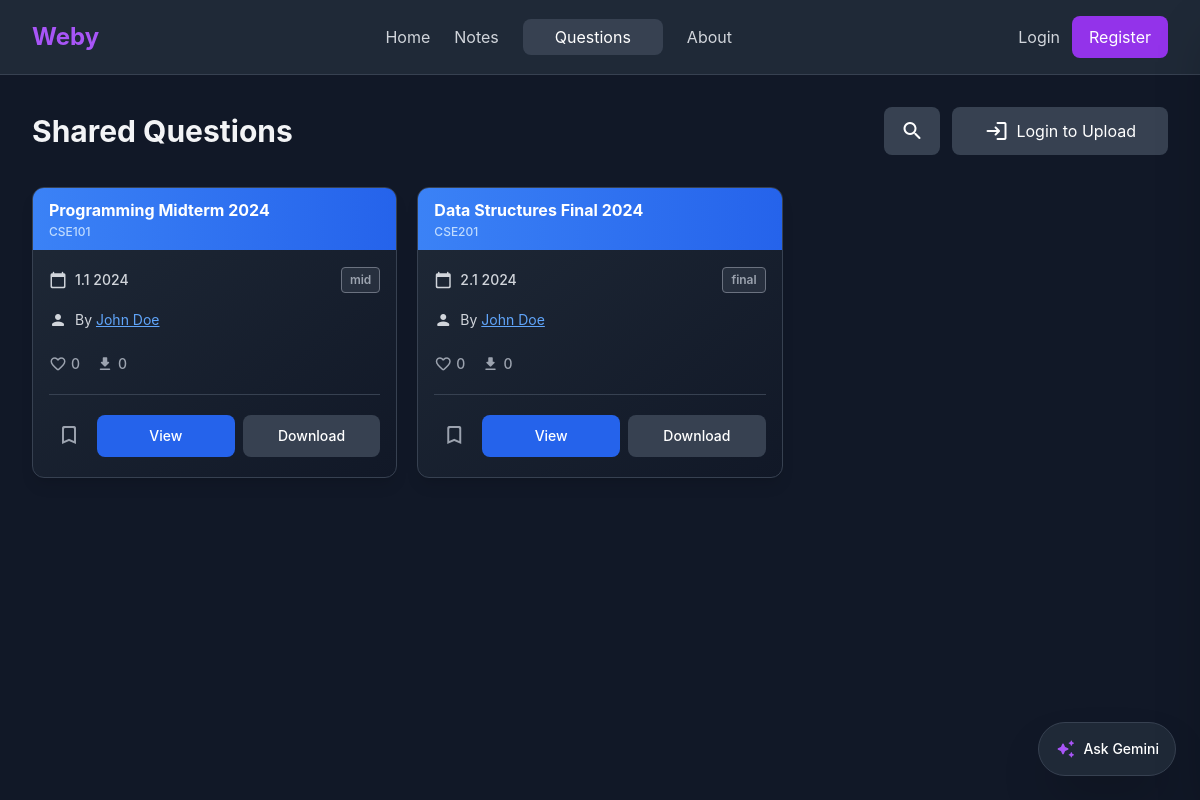
The page /questions.php on the database its author committed.
### tables this page shows
CREATE TABLE IF NOT EXISTS questions (
    id INT AUTO_INCREMENT PRIMARY KEY,
    user_id INT NOT NULL,
    title VARCHAR(255) NOT NULL,
    course_code VARCHAR(50) NOT NULL,
    teacher_name VARCHAR(100) DEFAULT NULL,
    exam_type ENUM('mid', 'final', 'quiz') NOT NULL,
    semester VARCHAR(10) NOT NULL,
    year INT NOT NULL,
    file_path VARCHAR(255) NOT NULL,
    
     
    is_public TINYINT(1) DEFAULT 1,
    
    created_at TIMESTAMP DEFAULT CURRENT_TIMESTAMP,
    FOREIGN KEY (user_id) REFERENCES users(id) ON DELETE CASCADE,
    INDEX idx_user_id (user_id),
    INDEX idx_exam_type (exam_type),
    INDEX idx_semester_year (semester, year),
    INDEX idx_course_code (course_code)
);

CREATE TABLE IF NOT EXISTS users (
    id INT AUTO_INCREMENT PRIMARY KEY,
    name VARCHAR(100) NOT NULL,
    email VARCHAR(100) NOT NULL UNIQUE,
    password VARCHAR(255) NOT NULL,
    department VARCHAR(100) DEFAULT NULL,
    avatar VARCHAR(255) DEFAULT 'default.png',
    
     
    batch VARCHAR(10) DEFAULT NULL,
    section VARCHAR(10) DEFAULT NULL,
    student_id VARCHAR(50) DEFAULT NULL,
    
     
    github_url VARCHAR(255) DEFAULT NULL,
    linkedin_url VARCHAR(255) DEFAULT NULL,
    gmail VARCHAR(100) DEFAULT NULL,
    
     
    show_student_id TINYINT(1) DEFAULT 1,
    show_github TINYINT(1) DEFAULT 1,
    show_linkedin TINYINT(1) DEFAULT 1,
    show_email TINYINT(1) DEFAULT 1,
    show_gmail TINYINT(1) DEFAULT 1,
    
    created_at TIMESTAMP DEFAULT CURRENT_TIMESTAMP
);

### functions.php (called while the page is built, shortened)
<?php
function isLoggedIn() {
    return isset($_SESSION['user_id']);
}
function getUploaderName($user_id) {
    global $pdo;
    $stmt = $pdo->prepare("SELECT name FROM users WHERE id = ?");
    $stmt->execute([$user_id]);
    $user = $stmt->fetch();
    return $user ? $user['name'] : 'Unknown';
}
function getLikeCount($resource_id, $resource_type) {
    global $pdo;
    $stmt = $pdo->prepare("SELECT COUNT(*) FROM likes WHERE resource_id = ? AND resource_type = ?");
    $stmt->execute([$resource_id, $resource_type]);
    return $stmt->fetchColumn();
}
function getDownloadCount($resource_id, $resource_type) {
    global $pdo;
    $stmt = $pdo->prepare("SELECT COUNT(DISTINCT user_id) FROM downloads WHERE resource_id = ? AND resource_type = ?");
    $stmt->execute([$resource_id, $resource_type]);
    return $stmt->fetchColumn();
}
?>

### questions.php (the view, shortened to what this page needs)
<?php
require 'config.php';
require 'functions.php';
$isLoggedIn = isLoggedIn();
$sql = "SELECT * FROM questions WHERE is_public = 1";
$params = [];
$sql .= " ORDER BY created_at DESC";
$stmt = $pdo->prepare($sql);
$stmt->execute($params);
$questions = $stmt->fetchAll();
?>
<!DOCTYPE html>
<html lang="en" class="dark">
<head>
    <script src="https://cdn.tailwindcss.com"></script>
    <link rel="stylesheet" href="css/style.css">
    <link rel="stylesheet" href="css/animations.css">
</head>
<body class="bg-gray-900 text-gray-100 min-h-screen">
    <nav class="bg-gray-800 border-b border-gray-700 sticky top-0 z-50">
        <div class="w-full mx-auto px-8 py-4">
            <div class="flex justify-between items-center">
                <a href="index.php" class="text-2xl font-bold text-purple-500">Weby</a>
                <div class="hidden md:flex items-center gap-6">
                    <a href="index.php" class="text-gray-300 hover:text-white transition">Home</a>
                    <a href="notes.php" class="text-gray-300 hover:text-white transition">Notes</a>
                    <a href="questions.php" class="text-white bg-gray-700 px-8 py-1.5 rounded-lg">Questions</a>
                    <a href="about.php" class="text-gray-300 hover:text-white transition">About</a>
                </div>
                <div class="flex items-center gap-3">
                    <?php if ($isLoggedIn): ?>
                        <a href="profile.php#messages" class="relative text-gray-300 hover:text-white transition" title="Messages">
                            <span class="material-icons-round text-2xl">notifications</span>
                            <span id="messagesBadgeNav" class="absolute -top-1 -right-1 bg-red-500 text-white text-xs font-bold rounded-full h-5 w-5 flex items-center justify-center hidden animate-pulse">0</span>
                        </a>
                        <a href="profile.php" class="text-gray-300 hover:text-white flex items-center gap-2">
                            <span class="material-icons-round">person</span>
                            <span class="hidden md:inline"><?= htmlspecialchars($_SESSION['user_name']) ?></span>
                        </a>
                        <a href="logout.php" class="bg-red-600 hover:bg-[#0a0a2e] text-white px-4 py-2 rounded-lg transition text-sm border border-transparent hover:border-white">
                            Logout
                        </a>
                    <?php else: ?>
                        <a href="login.php" class="text-gray-300 hover:text-white">Login</a>
                        <a href="register.php" class="bg-purple-600 hover:bg-[#0a0a2e] text-white px-4 py-2 rounded-lg transition border border-transparent hover:border-white">
                            Register
                        </a>
                    <?php endif; ?>
                </div>
            </div>
        </div>
    </nav>
    <main class="w-full mx-auto px-8 py-8">
        <div class="flex flex-col md:flex-row justify-between items-center mb-8 gap-4">
            <h1 class="text-3xl font-bold">Shared Questions</h1>
            <div class="flex items-center gap-3">
                <button id="toggleSearchBtn" class="bg-gray-700 hover:bg-gray-600 text-white px-4 py-3 rounded-lg transition flex items-center justify-center">
                    <span class="material-icons-round">search</span>
                </button>
                <?php if ($isLoggedIn): ?>
                    <a href="upload-question.php" class="bg-blue-600 hover:bg-[#0a0a2e] text-white px-8 py-3 rounded-lg flex items-center gap-2 transition border border-transparent hover:border-white">
                        <span class="material-icons-round">upload</span>
                        Upload Question
                    </a>
                <?php else: ?>
                    <a href="login.php" class="bg-gray-700 hover:bg-gray-600 text-white px-8 py-3 rounded-lg flex items-center gap-2 transition">
                        <span class="material-icons-round">login</span>
                        Login to Upload
                    </a>
                <?php endif; ?>
            </div>
        </div>
        <?php if (empty($questions)): ?>
            <div class="text-center py-16">
                <span class="material-icons-round text-6xl text-gray-600 mb-4">folder_open</span>
                <p class="text-xl text-gray-400">No questions found. Be the first to upload!</p>
            </div>
        <?php else: ?>
            <div id="questionsGrid" class="grid grid-cols-1 md:grid-cols-2 lg:grid-cols-3 gap-5">
                <?php foreach ($questions as $question): ?>
                    <?php
                        $uploaderName = getUploaderName($question['user_id']);
                        $likeCount = getLikeCount($question['id'], 'question');
                        $isLiked = $isLoggedIn && hasLiked($_SESSION['user_id'], $question['id'], 'question');
                        $isBookmarked = $isLoggedIn && hasBookmarked($_SESSION['user_id'], $question['id'], 'question');
                        $downloadCount = getDownloadCount($question['id'], 'question');
                    ?>
                    <div onclick="window.location.href='view.php?type=question&id=<?= $question['id'] ?>'" class="bg-gradient-to-br from-gray-800 to-gray-900 rounded-xl border border-gray-700 hover:border-blue-500 transition-all duration-300 overflow-hidden shadow-lg hover:shadow-blue-500/20 cursor-pointer card-animate hover-lift">
                        <div class="bg-gradient-to-r from-blue-500 to-blue-600 px-4 py-2.5">
                            <h3 class="text-base font-bold text-white line-clamp-1"><?= htmlspecialchars($question['title']) ?></h3>
                            <p class="text-blue-200 text-xs font-medium mt-0.5"><?= htmlspecialchars($question['course_code']) ?></p>
                        </div>
                        <div class="p-4">
                            <div class="flex items-center justify-between mb-3">
                                <div class="flex items-center gap-2 text-gray-300">
                                    <span class="material-icons-round text-lg">calendar_today</span>
                                    <span class="text-sm font-medium">
                                        <?= htmlspecialchars($question['semester'] . ' ' . $question['year']) ?>
                                    </span>
                                </div>
                                <?php
                                $examType = $question['exam_type'] ?? 'Exam';
                                $badgeColors = [
                                    'Quiz' => 'bg-green-500/20 text-green-400 border-green-500',
                                    'Mid' => 'bg-blue-500/20 text-blue-400 border-blue-500',
                                    'Final' => 'bg-orange-500/20 text-orange-400 border-orange-500'
                                ];
                                $badgeColor = $badgeColors[$examType] ?? 'bg-gray-500/20 text-gray-400 border-gray-500';
                                ?>
                                <span class="px-2 py-1 rounded text-xs font-semibold border <?= $badgeColor ?>">
                                    <?= htmlspecialchars($examType) ?>
                                </span>
                            </div>
                            <div class="flex items-center gap-2 mb-4 text-gray-300">
                                <span class="material-icons-round text-lg">person</span>
                                <span class="text-sm">By <a href="profile.php?user_id=<?= $question['user_id'] ?>" onclick="event.stopPropagation()" class="text-blue-400 hover:text-blue-500 underline transition"><?= htmlspecialchars($uploaderName) ?></a></span>
                            </div>
                            <div class="flex items-center gap-4 mb-4 pb-4 border-b border-gray-700">
                                <button onclick="event.stopPropagation(); toggleLike(<?= $question['id'] ?>, this)"
                                        class="like-btn flex items-center gap-1 <?= $isLiked ? 'text-red-500' : 'text-gray-400' ?> hover:text-red-500 transition"
                                        data-question-id="<?= $question['id'] ?>">
                                    <span class="material-icons-round text-lg"><?= $isLiked ? 'favorite' : 'favorite_border' ?></span>
                                    <span class="like-count text-sm font-medium"><?= $likeCount ?></span>
                                </button>
                                <div class="flex items-center gap-1 text-gray-400">
                                    <span class="material-icons-round text-lg">download</span>
                                    <span class="download-count text-sm font-medium" data-question-id="<?= $question['id'] ?>"><?= $downloadCount ?></span>
                                </div>
                            </div>
                            <div class="flex gap-2 items-center">
                                <button onclick="event.stopPropagation(); toggleBookmark(<?= $question['id'] ?>, 'question', this)"
                                        class="p-2 rounded-full transition-colors duration-200 <?= $isBookmarked ? 'text-blue-500' : 'text-gray-400 hover:text-blue-500' ?>" title="Bookmark">
                                    <span class="material-icons-round text-2xl"><?= $isBookmarked ? 'bookmark' : 'bookmark_border' ?></span>
                                </button>
                                <a href="view.php?type=question&id=<?= $question['id'] ?>" onclick="event.stopPropagation()"
                                   class="flex-1 bg-blue-600 hover:bg-[#0a0a2e] text-white px-4 py-2.5 rounded-lg text-center transition-all duration-200 text-sm font-medium border border-transparent hover:border-white">
                                    View
                                </a>
                                <a href="<?= htmlspecialchars($question['file_path']) ?>" download
                                   onclick="event.stopPropagation(); trackDownload(<?= $question['id'] ?>, 'question', this)"
                                   class="flex-1 bg-gray-700 hover:bg-[#0a0a2e] text-white px-4 py-2.5 rounded-lg text-center transition-all duration-200 text-sm font-medium border border-transparent hover:border-white">
                                    Download
                                </a>
                            </div>
                        </div>
                    </div>
                <?php endforeach; ?>
            </div>
        <?php endif; ?>
    </main>
    <div class="fixed bottom-6 right-6 z-40">
        <button id="askGeminiBtn" class="flex items-center gap-2 bg-gray-800 border border-gray-700 hover:border-purple-500 text-white px-4 py-3 rounded-full shadow-2xl hover:shadow-purple-500/20 transition-all duration-300 group">
            <span class="material-icons-round text-purple-500 group-hover:scale-110 transition-transform text-xl">auto_awesome</span>
            <span class="font-medium text-sm">Ask Gemini</span>
        </button>
    </div>
</body>
</html>

### css/style.css (style rules this page uses)
* { margin: 0; padding: 0; box-sizing: border-box; }
body { font-family: -apple-system, BlinkMacSystemFont, 'Segoe UI', Roboto, 'Helvetica Neue', Arial, sans-serif; }
* { transition: background-color 0.2s ease, border-color 0.2s ease, color 0.2s ease; }

### css/animations.css (style rules this page uses)
.card-animate { animation: fadeInUp 0.6s ease-out forwards; opacity: 0; }
.hover-lift { transition: transform 0.3s ease, box-shadow 0.3s ease; }

### rows shown on the page
questions: title "Programming Midterm 2024", course_code "CSE101", semester+year "1.1 2024", exam_type "mid", user.name "John Doe", likeCount "0", downloadCount "0"
questions: title "Data Structures Final 2024", course_code "CSE201", semester+year "2.1 2024", exam_type "final", user.name "John Doe", likeCount "0", downloadCount "0"
